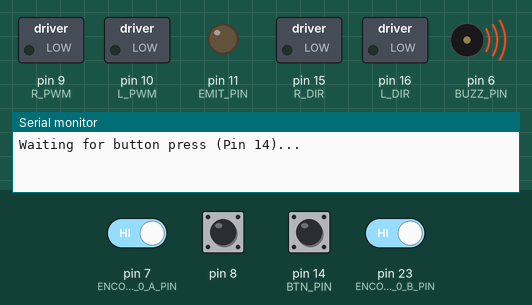
Simulated run of this sketch. Board: Arduino Leonardo, built with avr-gcc and run on an emulated ATmega32U4. Parts: switched loads named in the sketch (green lamp = pin HIGH), output pins drawn as LEDs (lit = HIGH), buzzer (waves = sounding), the last lines printed to the serial monitor. The inputs (shaded band) are chosen by the test bench; at power-on: pin 7 (ENCODER_0_A_PIN), pin 8, pin 14 (BTN_PIN), pin 23 (ENCODER_0_B_PIN) HIGH.

Above: at 2.2 s.
2.3 s: pin 14 (BTN_PIN) pulled LOW for 0.15 s
At 3.8 s:
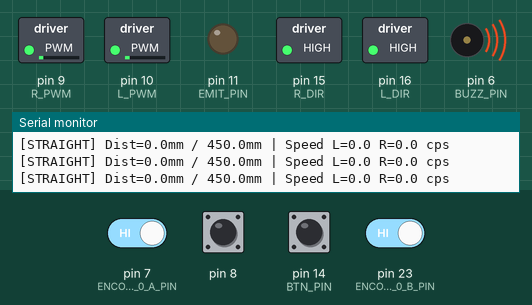
4.2 s: pin 8 pulled LOW for 0.15 s
At 5.2 s:
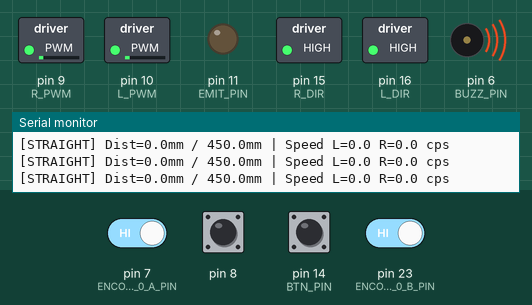
Timing chart, 0 to 7.2 s (numbered marks = the images above; inputs shaded):
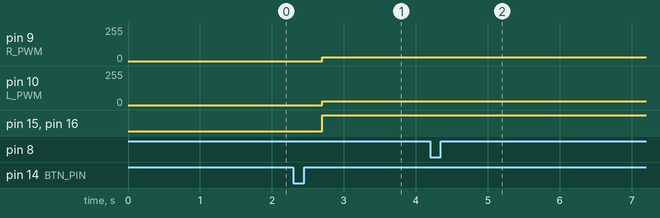

The sketch:

Leader_Bump.ino
```cpp
#include "Encoders.h"
#include "Motors.h"
#include "PID.h"
#include "Kinematics.h"
#include "LineSensors.h"

#define EMIT_PIN    11
#define BUZZ_PIN    6
#define BTN_PIN     14

Motors_c motors;
Kinematics_c kin;
PID_c left_pid;
PID_c right_pid;

#define MAX_RESULTS 50
#define VARIABLES 3
float results[MAX_RESULTS][VARIABLES];
int results_index = 0;
unsigned long record_ts = 0;
#define RECORD_INTERVAL_MS 150

#define STATE_WAIT        0
#define STATE_STRAIGHT    1
#define STATE_FINISHED    2
int state = STATE_WAIT;

#define DRIVE_EST_MS    20UL
#define DRIVE_PID_MS    40UL
#define DRIVE_PWM_LIMIT 60

const float DEMAND_CS = -300.0f;
const int kF_L = 16;
const int kF_R = 15;

float KP_L = 0.04025f, KI_L = 0.0f, KD_L = 0.0f;
float KP_R = 0.07000f, KI_R = 0.0f, KD_R = 0.0f;

unsigned long drive_est_ts = 0, drive_pid_ts = 0;
long d_last_e0 = 0, d_last_e1 = 0;
float spdL_cps = 0.0f, spdR_cps = 0.0f;
float d_mL1 = 0, d_mL2 = 0, d_mR1 = 0, d_mR2 = 0;

float x0 = 0, y0 = 0;
unsigned long state_start_ts = 0;

#define STRAIGHT_DISTANCE_MM 450.0f

static inline float clampf(float v, float lo, float hi) {
  if (v < lo) return lo;
  if (v > hi) return hi;
  return v;
}

static inline int iround(float v) {
  return (int)lroundf(v);
}

static inline float wrapPi(float a) {
  while (a > M_PI) a -= 2.0f * M_PI;
  while (a <= -M_PI) a += 2.0f * M_PI;
  return a;
}

unsigned long beep_off_time = 0;

void softBeep(int duration_ms) {
  tone(BUZZ_PIN, 800);
  beep_off_time = millis() + duration_ms;
}

void handleBeep() {
  if (beep_off_time != 0 && millis() >= beep_off_time) {
    noTone(BUZZ_PIN);
    beep_off_time = 0;
  }
}

void beep(int duration) {
  analogWrite(BUZZ_PIN, 120);
  delay(duration);
  analogWrite(BUZZ_PIN, 0);
}

void recordData() {
  if (results_index < MAX_RESULTS) {
    results[results_index][0] = kin.x;
    results[results_index][1] = kin.y;
    results[results_index][2] = kin.theta;
    results_index++;
  }
}

void printResults() {
  Serial.println("\n===========================DATA================");
  Serial.println("Sample,X_mm,Y_mm,Theta_rad");

  for (int i = 0; i < results_index; i++) {
    Serial.print(i);
    Serial.print(",");
    Serial.print(results[i][0], 2);
    Serial.print(",");
    Serial.print(results[i][1], 2);
    Serial.print(",");
    Serial.println(results[i][2], 4);
  }
}

void updateSpeedEstimate() {
  unsigned long now = millis();
  if (now - drive_est_ts >= DRIVE_EST_MS) {
    unsigned long dt = now - drive_est_ts;
    drive_est_ts = now;

    long e0 = count_e0, e1 = count_e1;
    long d0 = e0 - d_last_e0;
    long d1 = e1 - d_last_e1;
    d_last_e0 = e0;
    d_last_e1 = e1;

    spdR_cps = (float)d0 / ((float)dt / 1000.0f);
    spdL_cps = (float)d1 / ((float)dt / 1000.0f);

    kin.update();
  }
}

void driveStraight() {
  unsigned long now = millis();
  if (now - drive_pid_ts >= DRIVE_PID_MS) {
    drive_pid_ts = now;

    float demandL = DEMAND_CS;
    float demandR = DEMAND_CS;

    float measL = (spdL_cps + d_mL1 + d_mL2) / 3.0f;
    float measR = (spdR_cps + d_mR1 + d_mR2) / 3.0f;
    d_mL2 = d_mL1; d_mL1 = spdL_cps;
    d_mR2 = d_mR1; d_mR1 = spdR_cps;

    float uL = left_pid.update(demandL, measL);
    float uR = right_pid.update(demandR, measR);
    float uLc = clampf(uL, -12.0f, 12.0f);
    float uRc = clampf(uR, -12.0f, 12.0f);

    float baseL = (demandL >= 0.0f) ? kF_L : -kF_L;
    float baseR = (demandR >= 0.0f) ? kF_R : -kF_R;

    float pwmL = clampf(baseL + uLc, -DRIVE_PWM_LIMIT, DRIVE_PWM_LIMIT);
    float pwmR = clampf(baseR + uRc, -DRIVE_PWM_LIMIT, DRIVE_PWM_LIMIT);

    motors.setPWM(iround(pwmL), iround(pwmR));
  }
}

void setup() {
  Serial.begin(115200);
  delay(500);

  motors.initialise();
  setupEncoder0();
  setupEncoder1();
  delay(300);

  kin.initialise(0.0f, 0.0f, 0.0f);

  left_pid.initialise(KP_L, KI_L, KD_L);
  right_pid.initialise(KP_R, KI_R, KD_R);
  left_pid.reset();
  right_pid.reset();

  pinMode(EMIT_PIN, OUTPUT);
  digitalWrite(EMIT_PIN, LOW);

  pinMode(BUZZ_PIN, OUTPUT);
  pinMode(BTN_PIN, INPUT_PULLUP);

  beep(200);

  drive_est_ts = drive_pid_ts = record_ts = millis();
  state_start_ts = millis();

  state = STATE_WAIT;
  results_index = 0;
}

void loop() {
  unsigned long now = millis();

  updateSpeedEstimate();

  if (state == STATE_STRAIGHT) {
    if (now - record_ts >= RECORD_INTERVAL_MS) {
      record_ts = now;
      recordData();
    }
  }

  switch (state) {

    case STATE_WAIT:
      motors.setPWM(0, 0);

      if (digitalRead(BTN_PIN) == LOW) {
        Serial.println("Button pressed! Starting straight motion...");
        beep(100);
        delay(200);
        beep(100);

        x0 = kin.x;
        y0 = kin.y;

        left_pid.reset();
        right_pid.reset();

        state = STATE_STRAIGHT;
        state_start_ts = now;

        Serial.println("Moving forward 450mm...");
      } else {
        static unsigned long last_print = 0;
        if (now - last_print >= 2000) {
          last_print = now;
          Serial.println("Waiting for button press (Pin 14)...");
        }
      }
      break;

    case STATE_STRAIGHT:
      {
        driveStraight();

        float dx = kin.x - x0;
        float dy = kin.y - y0;
        float dist = sqrt(dx * dx + dy * dy);

        static unsigned long last_debug = 0;
        if (now - last_debug >= 200) {
          last_debug = now;
          Serial.print("[STRAIGHT] Dist=");
          Serial.print(dist, 1);
          Serial.print("mm / ");
          Serial.print(STRAIGHT_DISTANCE_MM, 1);
          Serial.print("mm | Speed L=");
          Serial.print(spdL_cps, 1);
          Serial.print(" R=");
          Serial.print(spdR_cps, 1);
          Serial.println(" cps");
        }

        if (dist >= STRAIGHT_DISTANCE_MM) {
          Serial.println("Straight motion complete!");
          beep(200);

          motors.setPWM(0, 0);

          state = STATE_FINISHED;
          state_start_ts = now;
        }
      }
      break;

    case STATE_FINISHED:
      motors.setPWM(0, 0);

      static bool data_printed = false;
      if (!data_printed) {
        printResults();

        Serial.println("\nMotion finished.");
        Serial.println("Reset to run again.");

        data_printed = true;
        beep(50);
        delay(200);
        beep(50);
      }

      break;
  }
}
```

Encoders.h
```cpp
#ifndef _ENCODERS_H
#define _ENCODERS_H

#define ENCODER_0_A_PIN  7
#define ENCODER_0_B_PIN  23
#define ENCODER_1_A_PIN  26

volatile long count_e0;
volatile byte state_e0;
volatile long count_e1;
volatile byte state_e1;

ISR( INT6_vect ) {
  boolean e0_B = digitalRead( ENCODER_0_B_PIN );
  boolean e0_A = digitalRead( ENCODER_0_A_PIN );

  e0_A = e0_A ^ e0_B;

  state_e0 = state_e0 | ( e0_B  << 3 );
  state_e0 = state_e0 | ( e0_A  << 2 );

  if ( state_e0 == 1 ) {
    count_e0--;
  } else if ( state_e0 == 2) {
    count_e0++;
  } else if ( state_e0 == 4) {
    count_e0++;
  } else if ( state_e0 == 7) {
    count_e0--;
  } else if ( state_e0 == 8) {
    count_e0--;
  } else if ( state_e0 == 11) {
    count_e0++;
  } else if ( state_e0 == 13) {
    count_e0++;
  } else if ( state_e0 == 14) {
    count_e0--;
  }

  state_e0 = state_e0 >> 2;

}

ISR( PCINT0_vect ) {

  boolean e1_B = PINE & (1 << PINE2);

  boolean e1_A = digitalRead( ENCODER_1_A_PIN );

  e1_A = e1_A ^ e1_B;

  state_e1 = state_e1 | ( e1_B  << 3 );
  state_e1 = state_e1 | ( e1_A  << 2 );

  if ( state_e1 == 1 ) {
    count_e1--;
  } else if ( state_e1 == 2) {
    count_e1++;
  } else if ( state_e1 == 4) {
    count_e1++;
  } else if ( state_e1 == 7) {
    count_e1--;
  } else if ( state_e1 == 8) {
    count_e1--;
  } else if ( state_e1 == 11) {
    count_e1++;
  } else if ( state_e1 == 13) {
    count_e1++;
  } else if ( state_e1 == 14) {
    count_e1--;
  }

  state_e1 = state_e1 >> 2;
}

void setupEncoder0()
{
  count_e0 = 0;

  pinMode( ENCODER_0_A_PIN, INPUT );
  pinMode( ENCODER_0_B_PIN, INPUT );

  state_e0 = 0;

  boolean e0_A = digitalRead( ENCODER_0_A_PIN );
  boolean e0_B = digitalRead( ENCODER_0_B_PIN );
  e0_A = e0_A ^ e0_B;

  state_e0 = state_e0 | ( e0_B << 1 );
  state_e0 = state_e0 | ( e0_A << 0 );

  EIMSK = EIMSK & ~(1 << INT6);

  EICRB |= ( 1 << ISC60 );

  EIFR |= ( 1 << INTF6 );

  EIMSK |= ( 1 << INT6 );

}

void setupEncoder1(){

  count_e1 = 0;

  DDRE = DDRE & ~(1 << DDE6);

  PORTE = PORTE | (1 << PORTE2 );

  pinMode( ENCODER_1_A_PIN, INPUT );
  digitalWrite( ENCODER_1_A_PIN, HIGH );

  state_e1 = 0;

  boolean e1_B = PINE & (1 << PINE2);

  boolean e1_A = digitalRead( ENCODER_1_A_PIN );

  e1_A = e1_A ^ e1_B;

  state_e1 = state_e1 | ( e1_B << 1 );
  state_e1 = state_e1 | ( e1_A << 0 );

  PCICR = PCICR & ~( 1 << PCIE0 );

  PCMSK0 |= (1 << PCINT4);

  PCIFR |= (1 << PCIF0);

  PCICR |= (1 << PCIE0);
}

#endif
```

Kinematics.h
```cpp
#ifndef _KINEMATICS_H
#define _KINEMATICS_H

#include <math.h>

extern volatile long count_e0;
extern volatile long count_e1;

const float count_per_rev = 358.3;
const float wheel_radius  = 17.475;
const float wheel_sep     = 44.48;

const float mm_per_count  = ( 2.0 * wheel_radius * PI ) / count_per_rev;

class Kinematics_c {
  public:

    float x,y,theta;

    long last_e1;
    long last_e0;

    Kinematics_c() {

    }

    void initialise( float start_x, float start_y, float start_th ) {
      last_e0 = count_e0;
      last_e1 = count_e1;
      x = start_x;
      y = start_y;
      theta = start_th;
    }

    void update( ) {

        long delta_e1;
        long delta_e0;
        float mean_delta;

        float x_contribution;
        float th_contribution;

        delta_e1 = count_e1 - last_e1;
        delta_e0 = count_e0 - last_e0;

        last_e1 = count_e1;
        last_e0 = count_e0;

        mean_delta = (float)delta_e1;
        mean_delta += (float)delta_e0;
        mean_delta /= 2.0;

        x_contribution = mean_delta * mm_per_count;

        th_contribution = (float)delta_e0;
        th_contribution -= (float)delta_e1;
        th_contribution *= mm_per_count;
        th_contribution /= (wheel_sep *2.0);

        x = x + x_contribution * cos( theta );
        y = y + x_contribution * sin( theta );
        theta = theta + th_contribution;

    }

};

#endif
```

LineSensors.h
```cpp
#ifndef _LINESENSORS_H
#define _LINESENSORS_H

#include <Arduino.h>

#define NUM_SENSORS 5

static const int sensor_pins[NUM_SENSORS] = { A11, A0, A2, A3, A4 };

#define EMIT_PIN 11

class LineSensors_c {
public:
  float readings[NUM_SENSORS];
  float minimum[NUM_SENSORS];
  float maximum[NUM_SENSORS];
  float scaling[NUM_SENSORS];
  float calibrated[NUM_SENSORS];

  LineSensors_c() {
  }

  void initialiseForADC() {
    pinMode(EMIT_PIN, OUTPUT);
    digitalWrite(EMIT_PIN, HIGH);
    for (int i = 0; i < NUM_SENSORS; i++) {
      pinMode(sensor_pins[i], INPUT_PULLUP);
    }
    analogReference(DEFAULT);
  }

  void readSensorsADC() {
    initialiseForADC();
    for (int i = 0; i < NUM_SENSORS; i++) {
      (void)analogRead(sensor_pins[i]);
      delayMicroseconds(40);
      readings[i] = (float)analogRead(sensor_pins[i]);
    }
  }

  void calcCalibratedADC() {
    readSensorsADC();
    for (int i = 0; i < NUM_SENSORS; i++) {
      float range = maximum[i] - minimum[i];
      if (range < 1.0f) range = 1.0f;
      scaling[i] = 1.0f / range;
      float x = (readings[i] - minimum[i]) * scaling[i];
      if (x < 0) x = 0;
      if (x > 1) x = 1;
      calibrated[i] = x;
    }
  }

  bool onLine(float thr = 0.60f, bool whiteIsOne = false) {
    for (int i = 0; i < NUM_SENSORS; ++i) {
      float v = calibrated[i];
      float blackness = whiteIsOne ? (1.0f - v) : v;
      if (blackness >= thr) return true;
    }
    return false;
  }

  int dominantSensor(float thr = 0.60f, bool whiteIsOne = false) {
    int best = -1; float bestVal = thr;
    for (int i = 0; i < NUM_SENSORS; ++i) {
      float v = calibrated[i];
      float blackness = whiteIsOne ? (1.0f - v) : v;
      if (blackness > bestVal) { bestVal = blackness; best = i; }
    }
    return best;
  }
};

#endif
```

Motors.h
```cpp
#ifndef _MOTORS_H
#define _MOTORS_H

#define L_PWM 10
#define L_DIR 16
#define R_PWM 9
#define R_DIR 15
#define MAX_PWM 120.0
#define FWD LOW
#define REV HIGH

class Motors_c {
public:
  Motors_c() {}

  void initialise() {
    pinMode(L_PWM, OUTPUT);
    pinMode(L_DIR, OUTPUT);
    pinMode(R_PWM, OUTPUT);
    pinMode(R_DIR, OUTPUT);
    analogWrite(L_PWM, 0);
    analogWrite(R_PWM, 0);
  }

  void setPWM(float left_pwr, float right_pwr) {

    int Lp = constrain((int)fabs(left_pwr), 0, 255);
    int Rp = constrain((int)fabs(right_pwr), 0, 255);

    digitalWrite(L_DIR, (left_pwr < 0) ? REV : FWD);
    analogWrite(L_PWM, Lp);

    digitalWrite(R_DIR, (right_pwr < 0) ? REV : FWD);
    analogWrite(R_PWM, Rp);
  }
};

#endif
```

PID.h
```cpp
#ifndef _PID_H
#define _PID_H

class PID_c {
  public:

    float last_error;
    float p_term;
    float i_term;
    float d_term;
    float i_sum;
    float feedback;

    float p_gain;
    float i_gain;
    float d_gain;

    unsigned long ms_last_t;

    PID_c() {
    }

    void initialise( float p, float i, float d ) {
       feedback = 0;
       last_error = 0;
       p_term = 0;
       i_term = 0;
       d_term = 0;
       i_sum = 0;

       p_gain = p;
       i_gain = i;
       d_gain = d;

       ms_last_t = millis();
    }

    void reset() {
      p_term = 0;
      i_term = 0;
      d_term = 0;
      i_sum = 0;
      last_error = 0;
      feedback = 0;
      ms_last_t = millis();
    }

    float update( float demand, float measurement ) {
      float error;
      unsigned long ms_now_t;
      unsigned long ms_dt;
      float float_dt;
      float diff_error;

      ms_now_t = millis();
      ms_dt = ms_now_t - ms_last_t;

      ms_last_t = millis();

      float_dt = (float)ms_dt;

      if( float_dt == 0.0 ) return feedback;

      error = demand - measurement;
      last_error = error;

      p_term = p_gain * error;

      i_sum = i_sum + (error * float_dt);

      i_term = i_gain * i_sum;

      diff_error = (error - last_error) / float_dt;
      d_term = diff_error * d_gain;

      feedback = p_term + i_term + d_term;

      return feedback;
    }

};

#endif
```

Measured:
- after the input at 2.3 s, pin 9 (R_PWM): 0/255 → 27/255 after 0.40 s; pin 10 (L_PWM): 0/255 → 28/255 after 0.40 s; pin 15 (R_DIR), pin 16 (L_DIR): LOW → HIGH after 0.40 s
- after the input at 4.2 s, pin 10 (L_PWM): 28/255 → 27/255 at once, → 28/255 0.12 s later
